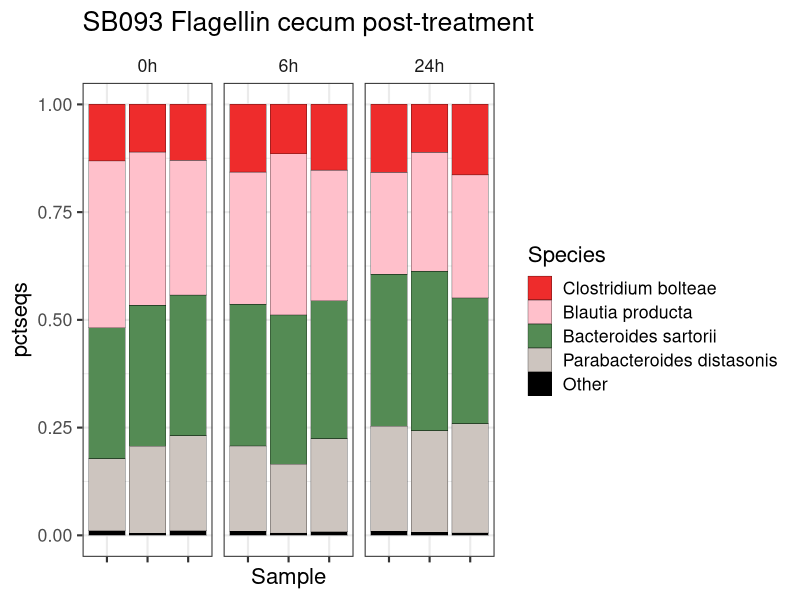
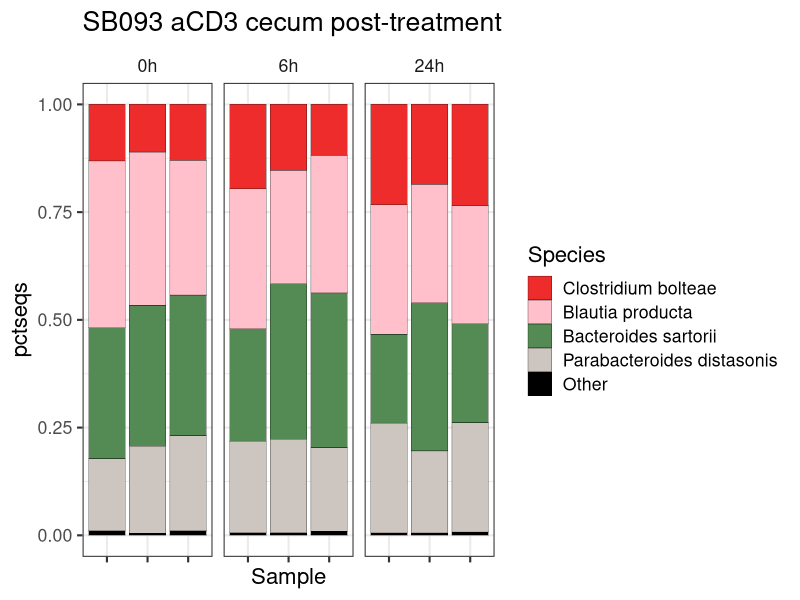
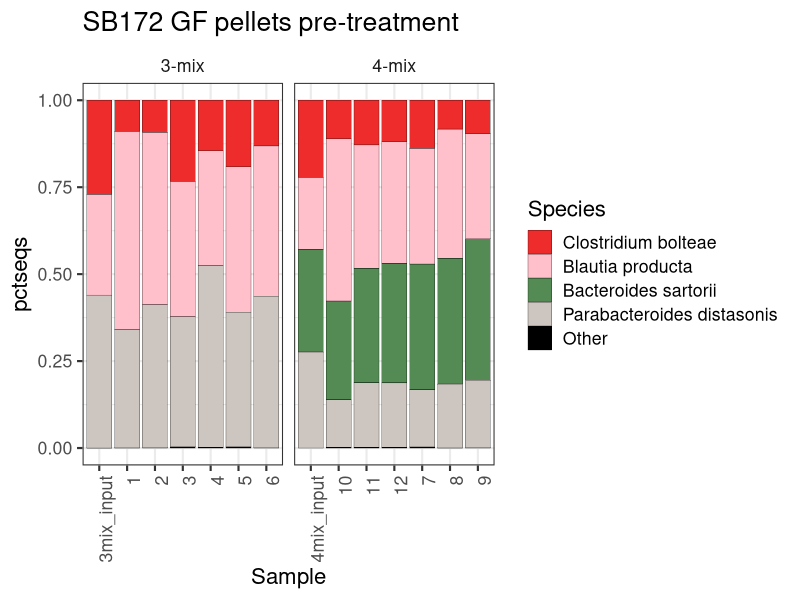
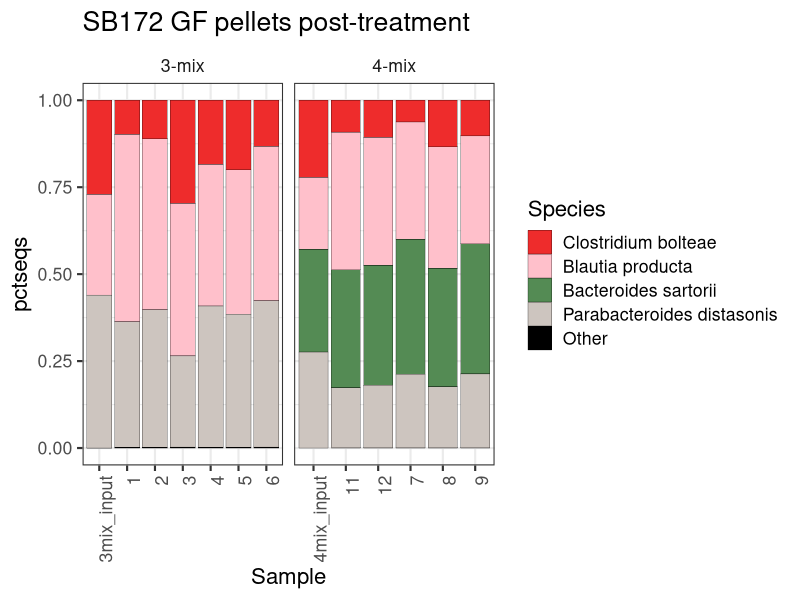

These charts were generated, in order, by the following R code:
# Becattini et al. 'Rapid transcriptional and metabolic adaptation of intestinal microbes to host immune activation'
# Codes used to obtain Figures 1d, 2b and 4a = 16s rRNA gene analysis
# Use the 'DADA2_SB093_SB172_table.txt' obtained through DADA2 analyses of the sequencing data

library(RColorBrewer)
library(plyr)
library(dplyr)
library(ggplot2)
library(reshape2)
library(gtools)
library(grid)
library(gridExtra)
library(stringr)



df <- read.delim('DADA2_SB093_SB172_table.txt')


#### SB093 SPF mice flag/aCD3 ####

SB093_flag <- df %>% 
  filter(grepl('SB093', sample)) %>%
  mutate(sample=gsub('\\..pool781', '', sample)) %>%
  mutate(sample=gsub('SB093.', '', sample)) %>%
  select(sample, Species, pctseqs) %>%
  filter(grepl('0h|flag', sample)) %>%
  dplyr::mutate(Group = str_extract(sample, pattern="0h|6h|24h")) %>%
  dplyr::mutate(Species=ifelse(Species %in% c(
    'Blautia marasmi',
    'Bacteroides sartorii',
    '[Clostridium] bolteae',
    'Parabacteroides distasonis'), as.character(Species), "Other")) %>%
  mutate(Species=gsub('\\[Clostridium\\]', 'Clostridium', Species)) %>%
  mutate(Species=gsub('marasmi', 'producta', Species)) %>%
  group_by(sample,Species, Group) %>%
  dplyr::summarize(pctseqs=sum(pctseqs)) %>%
  ungroup() 

Figure_1d <- SB093_flag %>%
  ggplot(aes(fill=factor(Species, levels = c(    'Clostridium bolteae',
                                                 'Blautia producta',
                                                 'Bacteroides sartorii',
                                                 'Parabacteroides distasonis',
                                                 'Other')), 
             y=pctseqs, 
             x=factor(sample))) + 
  geom_bar(position="stack", stat="identity", color='black', size=0.1) +
  theme_bw(base_size = 16) + 
  scale_fill_manual(values=c(
    'Bacteroides sartorii'='palegreen4', 
    'Blautia producta'='pink',
    'Clostridium bolteae'='firebrick2',
    'Parabacteroides distasonis'='seashell3',
    'Other'='black'))  +
  theme(axis.text.x = element_blank(),
        strip.background = element_blank()) +
  labs(fill='Species',
       x ='Sample',
       title = 'SB093 Flagellin cecum post-treatment') +
  facet_wrap(~factor(Group, levels=c('0h', '6h', '24h')),nrow = 1,scales = "free_x")


Figure_1d



SB093_aCD3 <- df %>% 
  filter(grepl('SB093', sample)) %>%
  mutate(sample=gsub('\\..pool781', '', sample)) %>%
  mutate(sample=gsub('SB093.', '', sample)) %>%
  select(sample, Species, pctseqs) %>%
  filter(grepl('0h|aCD3', sample)) %>%
  dplyr::mutate(Group = str_extract(sample, pattern="0h|6h|24h")) %>%
  dplyr::mutate(Species=ifelse(Species %in% c(
    'Blautia marasmi',
    'Bacteroides sartorii',
    '[Clostridium] bolteae',
    'Parabacteroides distasonis'), as.character(Species), "Other")) %>%
  mutate(Species=gsub('\\[Clostridium\\]', 'Clostridium', Species)) %>%
  mutate(Species=gsub('marasmi', 'producta', Species)) %>%
  group_by(sample,Species, Group) %>%
  dplyr::summarize(pctseqs=sum(pctseqs)) %>%
  ungroup() 

Figure_2b <- SB093_aCD3 %>%
  ggplot(aes(fill=factor(Species, levels = c(    'Clostridium bolteae',
                                                 'Blautia producta',
                                                 'Bacteroides sartorii',
                                                 'Parabacteroides distasonis',
                                                 'Other')), 
             y=pctseqs, 
             x=factor(sample))) + 
  geom_bar(position="stack", stat="identity", color='black', size=0.1) +
  theme_bw(base_size = 16) + 
  scale_fill_manual(values=c(
    'Bacteroides sartorii'='palegreen4', 
    'Blautia producta'='pink',
    'Clostridium bolteae'='firebrick2',
    'Parabacteroides distasonis'='seashell3',
    'Other'='black'))  +
  theme(axis.text.x = element_blank(),
        strip.background = element_blank()) +
  labs(fill='Species',
       x ='Sample',
       title = 'SB093 aCD3 cecum post-treatment') +
  facet_wrap(~factor(Group, levels=c('0h', '6h', '24h')),nrow = 1,scales = "free_x")

Figure_2b

#### SB172 GF-mice ####

SB172 <- df %>% 
  filter(grepl('3mix.pre|3mix.post|4mix.pre|4mix.post|SB172', sample)) %>%
  select(sample, Species, pctseqs) %>%
  dplyr::mutate(Group = case_when(
    grepl('3mix|3MIX', sample) ~ '3-mix',
    grepl('4mix|4MIX', sample) ~ '4-mix'
  )) %>%
  dplyr::mutate(Species=ifelse(Species %in% c(
    'Blautia marasmi',
    'Bacteroides sartorii',
    '[Clostridium] bolteae',
    'Parabacteroides distasonis'), as.character(Species), "Other")) %>%
  mutate(Species=gsub('\\[Clostridium\\]', 'Clostridium', Species)) %>%
  mutate(Species=gsub('marasmi', 'producta', Species)) %>%
  group_by(sample,Species, Group) %>%
  dplyr::summarize(pctseqs=sum(pctseqs)) %>%
  ungroup() 

SB172_pre_gg <- SB172 %>%
  filter(grepl('3mix.pre|4mix.pre|SB172', sample)) %>%
  mutate(sample=gsub('\\..pool957', '', sample)) %>%
  mutate(sample=gsub('3mix.pre.', '', sample)) %>%
  mutate(sample=gsub('4mix.pre.', '', sample)) %>%
  mutate(sample=gsub('SB172.INPUT3MIX', '3mix_input', sample)) %>%
  mutate(sample=gsub('SB172.INPUT4MIX', '4mix_input', sample)) %>%
  ggplot(aes(fill=factor(Species, levels = c(    'Clostridium bolteae',
                                                 'Blautia producta',
                                                 'Bacteroides sartorii',
                                                 'Parabacteroides distasonis',
                                                 'Other')), 
             y=pctseqs, 
             x=factor(sample, levels=c('3mix_input','1','2','3', '4', '5', '6',
                                       '4mix_input', '10', '11', '12', '7', '8', '9')))) + 
  geom_bar(position="stack", stat="identity", color='black', size=0.1) +
  theme_bw(base_size = 16) + 
  scale_fill_manual(values=c(
    'Bacteroides sartorii'='palegreen4', 
    'Blautia producta'='pink',
    'Clostridium bolteae'='firebrick2',
    'Parabacteroides distasonis'='seashell3',
    'Other'='black'))  +
  theme(axis.text.x = element_text(angle = 90, hjust = 1),
        strip.background = element_blank()) +
  labs(fill='Species',
       x ='Sample',
       title = 'SB172 GF pellets pre-treatment') +
  facet_wrap(~Group,nrow = 1,scales = "free_x")


SB172_pre_gg


Figure_4a <- SB172 %>%
  filter(grepl('3mix.post|4mix.post|SB172', sample)) %>%
  mutate(sample=gsub('\\..pool957', '', sample)) %>%
  mutate(sample=gsub('3mix.post.', '', sample)) %>%
  mutate(sample=gsub('4mix.post.', '', sample)) %>%
  mutate(sample=gsub('SB172.INPUT3MIX', '3mix_input', sample)) %>%
  mutate(sample=gsub('SB172.INPUT4MIX', '4mix_input', sample)) %>%
  ggplot(aes(fill=factor(Species, levels = c(    'Clostridium bolteae',
                                                 'Blautia producta',
                                                 'Bacteroides sartorii',
                                                 'Parabacteroides distasonis',
                                                 'Other')), 
             y=pctseqs, 
             x=factor(sample, levels=c('3mix_input','1','2','3', '4', '5', '6',
                                       '4mix_input', '10', '11', '12', '7', '8', '9')))) + 
  geom_bar(position="stack", stat="identity", color='black', size=0.1) +
  theme_bw(base_size = 16) + 
  scale_fill_manual(values=c(
    'Bacteroides sartorii'='palegreen4', 
    'Blautia producta'='pink',
    'Clostridium bolteae'='firebrick2',
    'Parabacteroides distasonis'='seashell3',
    'Other'='black'))  +
  theme(axis.text.x = element_text(angle = 90, hjust = 1),
        strip.background = element_blank()) +
  labs(fill='Species',
       x ='Sample',
       title = 'SB172 GF pellets post-treatment') +
  facet_wrap(~Group,nrow = 1,scales = "free_x")

Figure_4a



save.image('16s_for_transcriptome.RData')
